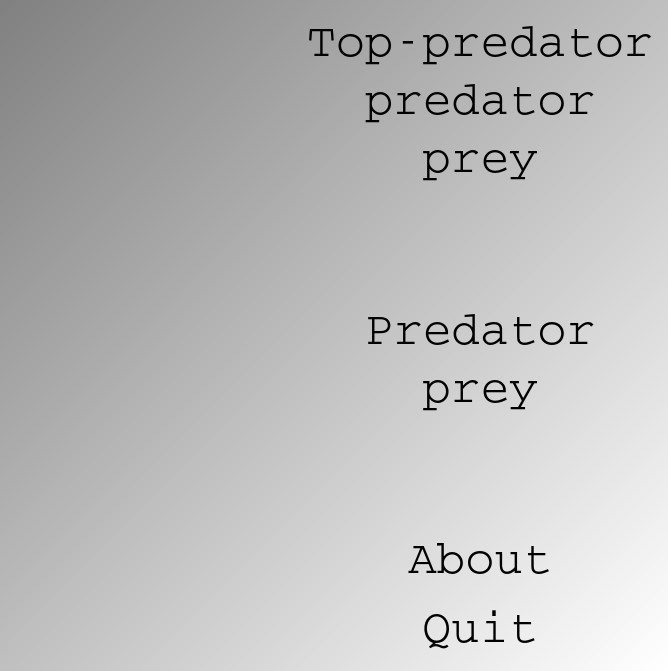
<?xml version="1.0" encoding="UTF-8"?>
<ui version="4.0">
 <class>QtSimTopPredatorPreyMenuDialog</class>
 <widget class="QDialog" name="QtSimTopPredatorPreyMenuDialog">
  <property name="geometry">
   <rect>
    <x>0</x>
    <y>0</y>
    <width>668</width>
    <height>671</height>
   </rect>
  </property>
  <property name="font">
   <font>
    <pointsize>20</pointsize>
   </font>
  </property>
  <property name="windowTitle">
   <string>SimTopPredatorPrey</string>
  </property>
  <property name="styleSheet">
   <string notr="true">QDialog { 
background-color: qlineargradient(x1: 0, y1: 0, x2: 1, y2: 1, stop: 0  #808080, stop: 1 #ffffff);
}
QPushButton { background-color: rgb(255, 255, 255);  }
QPushButton { color: rgb(0,0,0); }
QPushButton { font: 48px  }
QLabel { font-family: monospace, courier, courier new }
QLineEdit { font-family: monospace, courier, courier new }
QPushButton { font-family: monospace, courier, courier new }</string>
  </property>
  <layout class="QGridLayout" name="gridLayout">
   <item row="4" column="0" rowspan="2">
    <widget class="QLabel" name="label_3">
     <property name="text">
      <string/>
     </property>
     <property name="pixmap">
      <pixmap resource="ToolSimTopPredatorPrey.qrc">:/images/ToolSimTopPredatorPreyLoripesLacteus3.jpg</pixmap>
     </property>
     <property name="alignment">
      <set>Qt::AlignCenter</set>
     </property>
    </widget>
   </item>
   <item row="2" column="1">
    <widget class="QPushButton" name="button_start_pp">
     <property name="text">
      <string>Predator
prey</string>
     </property>
     <property name="flat">
      <bool>true</bool>
     </property>
    </widget>
   </item>
   <item row="2" column="0">
    <widget class="QLabel" name="label_2">
     <property name="text">
      <string/>
     </property>
     <property name="pixmap">
      <pixmap resource="ToolSimTopPredatorPrey.qrc">:/images/ToolSimTopPredatorPreyCapybara.jpg</pixmap>
     </property>
     <property name="alignment">
      <set>Qt::AlignCenter</set>
     </property>
    </widget>
   </item>
   <item row="0" column="0">
    <widget class="QLabel" name="label">
     <property name="text">
      <string/>
     </property>
     <property name="pixmap">
      <pixmap resource="ToolSimTopPredatorPrey.qrc">:/images/ToolSimTopPredatorPreyLion.jpg</pixmap>
     </property>
     <property name="alignment">
      <set>Qt::AlignCenter</set>
     </property>
    </widget>
   </item>
   <item row="0" column="1">
    <widget class="QPushButton" name="button_start_tpp">
     <property name="text">
      <string>Top-predator
predator
prey</string>
     </property>
     <property name="flat">
      <bool>true</bool>
     </property>
    </widget>
   </item>
   <item row="3" column="0">
    <spacer name="verticalSpacer">
     <property name="orientation">
      <enum>Qt::Vertical</enum>
     </property>
     <property name="sizeHint" stdset="0">
      <size>
       <width>20</width>
       <height>40</height>
      </size>
     </property>
    </spacer>
   </item>
   <item row="4" column="1">
    <widget class="QPushButton" name="button_about">
     <property name="text">
      <string>About</string>
     </property>
     <property name="flat">
      <bool>true</bool>
     </property>
    </widget>
   </item>
   <item row="5" column="1">
    <widget class="QPushButton" name="button_quit">
     <property name="text">
      <string>Quit</string>
     </property>
     <property name="flat">
      <bool>true</bool>
     </property>
    </widget>
   </item>
   <item row="1" column="0">
    <spacer name="verticalSpacer_2">
     <property name="orientation">
      <enum>Qt::Vertical</enum>
     </property>
     <property name="sizeHint" stdset="0">
      <size>
       <width>20</width>
       <height>40</height>
      </size>
     </property>
    </spacer>
   </item>
  </layout>
 </widget>
 <tabstops>
  <tabstop>button_start_tpp</tabstop>
  <tabstop>button_start_pp</tabstop>
  <tabstop>button_about</tabstop>
  <tabstop>button_quit</tabstop>
 </tabstops>
 <resources>
  <include location="ToolSimTopPredatorPrey.qrc"/>
 </resources>
 <connections/>
</ui>
